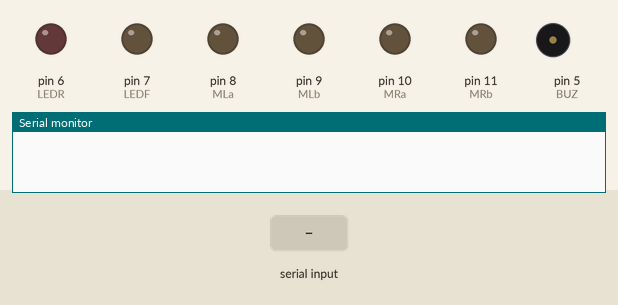
Recording of a sketch running on a simulated Arduino Uno, built with avr-gcc and run on an emulated ATmega328P. Parts: output pins drawn as LEDs (lit = HIGH), buzzer (waves = sounding, pin HIGH), the last lines printed to the serial monitor. Inputs (shaded band) come from the test bench.

Above: at 1.2 s.
1.3 s: "F" received over the second serial link
At 2.5 s:
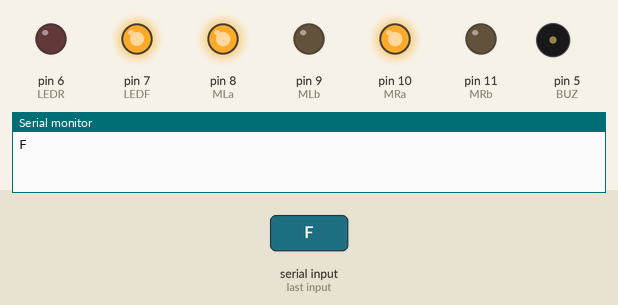
2.8 s: "B" received over the second serial link
At 4.0 s:
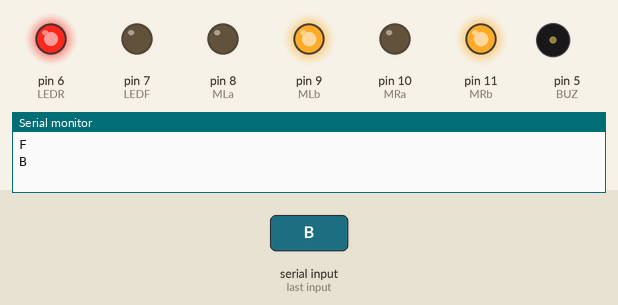
4.3 s: "L" received over the second serial link
At 4.7 s:
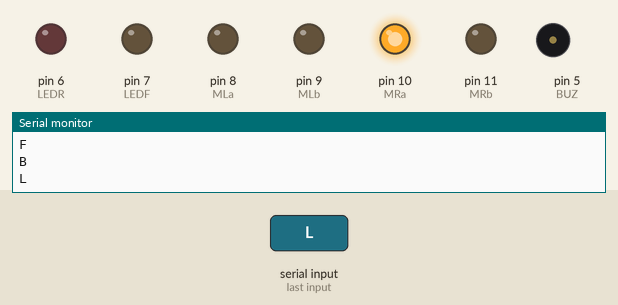
5.8 s: "R" received over the second serial link
At 6.1 s:
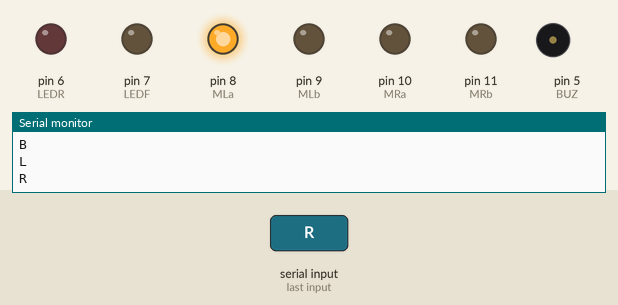
7.3 s: "V" received over the second serial link
At 8.4 s:
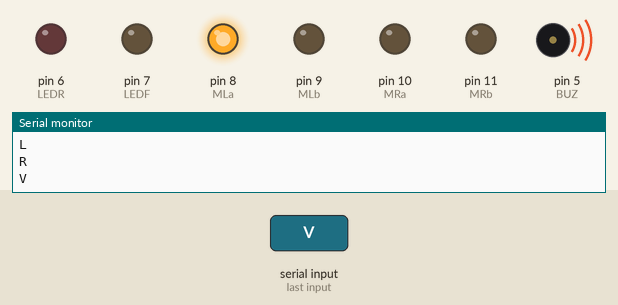
8.8 s: "W" received over the second serial link
At 9.6 s:
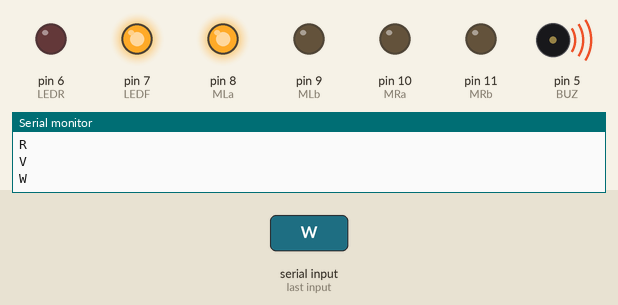
Timing chart, 0 to 11.3 s (numbered marks = the images above; inputs shaded):
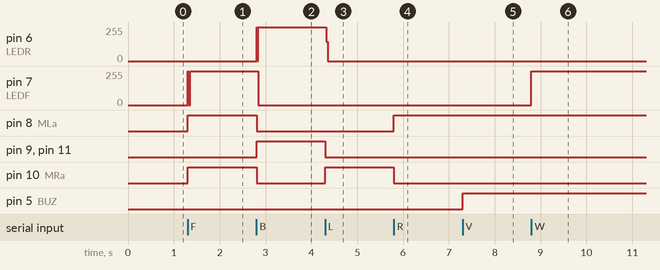

Measured:
- after the input at 1.3 s, pin 7 (LEDF): 0/255 → 254/255 at once; pin 8 (MLa), pin 10 (MRa): LOW → HIGH at once
- after the input at 2.8 s, pin 6 (LEDR): 0/255 → 254/255 at once; pin 7 (LEDF): 254/255 → 0/255 at once; pin 8 (MLa), pin 10 (MRa): HIGH → LOW at once; pin 9 (MLb), pin 11 (MRb): LOW → HIGH at once
- after the input at 4.3 s, pin 6 (LEDR): 254/255 → 0/255 at once; pin 9 (MLb), pin 11 (MRb): HIGH → LOW at once; pin 10 (MRa): LOW → HIGH at once
- after the input at 5.8 s, pin 8 (MLa): LOW → HIGH at once; pin 10 (MRa): HIGH → LOW at once
- after the input at 7.3 s, pin 5 (BUZ): LOW → HIGH at once
- after the input at 8.8 s, pin 7 (LEDF): 0/255 → 255/255 at once

The sketch:

4dc_car_tweak.ino
```cpp
#include <SoftwareSerial.h>
SoftwareSerial bluetooth(3,2); // RX, TX
char t;

#define MLa 8     //left motor 1st pin
#define MLb 9     //left motor 2nd pin
#define MRa 10    //right motor 1st pin
#define MRb 11    //right motor 2nd pin
#define LEDR 6  // The pin the REAR LED is connected to
#define BUZ 5  // The pin the BUZZER is connected to
#define LEDF 7  // The pin the FRONT LED is connected to

void setup()
{
  Serial.begin(9600);
bluetooth.begin(9600);
pinMode(MLa,OUTPUT);   //left motors forward
pinMode(MLb,OUTPUT);   //left motors reverse
pinMode(MRa,OUTPUT);   //right motors forward
pinMode(MRb,OUTPUT);   //right motors reverse
pinMode(LEDF, OUTPUT); // Declare the FRONT LED as an output
pinMode(LEDR, OUTPUT); // Declare the REAR LED as an output
pinMode(BUZ, OUTPUT); // Declare the BUZZER as an output

}

void loop()
{
if(bluetooth.available()>0)
{
  t = bluetooth.read();
  Serial.println(t);
}
 switch(t)
 {
  case 'F':
        {            //move forward(all motors rotate in forward direction)
          digitalWrite(MLa,HIGH);
          digitalWrite(MLb,LOW);
          digitalWrite(MRa,HIGH);
          digitalWrite(MRb,LOW);
          digitalWrite(LEDF,HIGH);
          delay(10);
        }
        digitalWrite(LEDF,LOW);
   break;

  case 'B':
        {      //move reverse (all motors rotate in reverse direction)
          digitalWrite(MLa,LOW);
          digitalWrite(MLb,HIGH);
          digitalWrite(MRa,LOW);
          digitalWrite(MRb,HIGH);
          digitalWrite(LEDR,HIGH);
          delay(10);
        }
        digitalWrite(LEDR,LOW);
   break;

  case 'L':
        {      //turn right (left side motors rotate in forward direction, right side motors doesn't rotate)
          digitalWrite(MLa,LOW);
          digitalWrite(MLb,LOW);
          digitalWrite(MRa,HIGH);
          digitalWrite(MRb,LOW);
        }
   break;

  case 'R':
        {      //turn left (right side motors rotate in forward direction, left side motors doesn't rotate)
          digitalWrite(MLa,HIGH);
          digitalWrite(MLb,LOW);
          digitalWrite(MRa,LOW);
          digitalWrite(MRb,LOW);
        }
   break;


   case 'V':
        {           //LED ON
          digitalWrite(BUZ,HIGH);
                  }
  break;

 case 'v':
        {           //LED ON
          digitalWrite(BUZ,LOW);
                 }
  break;

 case 'W':
        {           //LED ON
          digitalWrite(LEDF,HIGH);

        }
  break;

  case 'w':
        {           //LED ON
          digitalWrite(LEDF,LOW);

        }
  break;

  case 'U':
        {           //LED ON
          digitalWrite(LEDR,HIGH);

        }
  break;

  case 'u':
        {           //LED ON
          digitalWrite(LEDR,LOW);

        }
  break;

    case 'S':
        {           //STOP (all motors stop)
          digitalWrite(MLa,LOW);
          digitalWrite(MLb,LOW);
          digitalWrite(MRa,LOW);
          digitalWrite(MRb,LOW);


        }


 }
}
```
